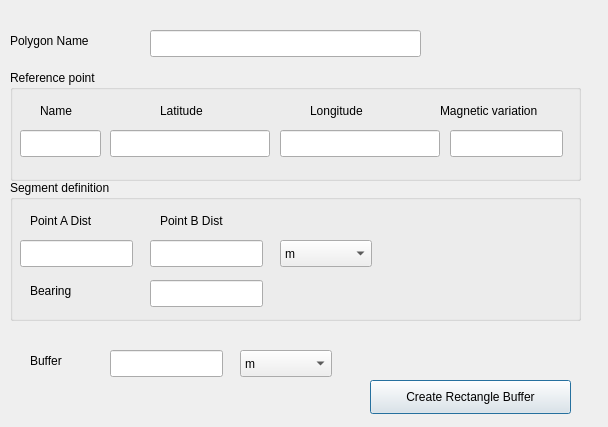
<?xml version="1.0" encoding="UTF-8"?>
<ui version="4.0">
 <class>PolygonBySegmentBufferDialogBase</class>
 <widget class="QDialog" name="PolygonBySegmentBufferDialogBase">
  <property name="geometry">
   <rect>
    <x>0</x>
    <y>0</y>
    <width>608</width>
    <height>427</height>
   </rect>
  </property>
  <property name="windowTitle">
   <string>PolygonBySegmentBuffer</string>
  </property>
  <widget class="QGroupBox" name="groupBox">
   <property name="geometry">
    <rect>
     <x>10</x>
     <y>70</y>
     <width>571</width>
     <height>111</height>
    </rect>
   </property>
   <property name="title">
    <string>Reference point</string>
   </property>
   <widget class="QLabel" name="lbRefLat">
    <property name="geometry">
     <rect>
      <x>150</x>
      <y>30</y>
      <width>70</width>
      <height>21</height>
     </rect>
    </property>
    <property name="text">
     <string>Latitude</string>
    </property>
   </widget>
   <widget class="QLabel" name="lbRefMagVar">
    <property name="geometry">
     <rect>
      <x>430</x>
      <y>30</y>
      <width>141</width>
      <height>21</height>
     </rect>
    </property>
    <property name="text">
     <string>Magnetic variation</string>
    </property>
   </widget>
   <widget class="QLabel" name="llbRefLon">
    <property name="geometry">
     <rect>
      <x>300</x>
      <y>30</y>
      <width>91</width>
      <height>21</height>
     </rect>
    </property>
    <property name="text">
     <string>Longitude</string>
    </property>
   </widget>
   <widget class="QLabel" name="lbRefId">
    <property name="geometry">
     <rect>
      <x>30</x>
      <y>30</y>
      <width>70</width>
      <height>21</height>
     </rect>
    </property>
    <property name="text">
     <string>Name</string>
    </property>
   </widget>
   <widget class="QLineEdit" name="leRefId">
    <property name="geometry">
     <rect>
      <x>10</x>
      <y>60</y>
      <width>81</width>
      <height>27</height>
     </rect>
    </property>
   </widget>
   <widget class="QLineEdit" name="leRefLat">
    <property name="geometry">
     <rect>
      <x>100</x>
      <y>60</y>
      <width>160</width>
      <height>27</height>
     </rect>
    </property>
   </widget>
   <widget class="QLineEdit" name="leRefLon">
    <property name="geometry">
     <rect>
      <x>270</x>
      <y>60</y>
      <width>160</width>
      <height>27</height>
     </rect>
    </property>
   </widget>
   <widget class="QLineEdit" name="leRefMagVar">
    <property name="geometry">
     <rect>
      <x>440</x>
      <y>60</y>
      <width>113</width>
      <height>27</height>
     </rect>
    </property>
   </widget>
  </widget>
  <widget class="QGroupBox" name="groupBox_2">
   <property name="geometry">
    <rect>
     <x>10</x>
     <y>180</y>
     <width>571</width>
     <height>141</height>
    </rect>
   </property>
   <property name="title">
    <string>Segment definition</string>
   </property>
   <widget class="QLabel" name="label_2">
    <property name="geometry">
     <rect>
      <x>20</x>
      <y>30</y>
      <width>91</width>
      <height>21</height>
     </rect>
    </property>
    <property name="text">
     <string>Point A Dist</string>
    </property>
   </widget>
   <widget class="QLabel" name="label_3">
    <property name="geometry">
     <rect>
      <x>150</x>
      <y>30</y>
      <width>111</width>
      <height>21</height>
     </rect>
    </property>
    <property name="text">
     <string>Point B Dist</string>
    </property>
   </widget>
   <widget class="QLineEdit" name="leDistA">
    <property name="geometry">
     <rect>
      <x>10</x>
      <y>60</y>
      <width>113</width>
      <height>27</height>
     </rect>
    </property>
   </widget>
   <widget class="QLineEdit" name="leDistB">
    <property name="geometry">
     <rect>
      <x>140</x>
      <y>60</y>
      <width>113</width>
      <height>27</height>
     </rect>
    </property>
   </widget>
   <widget class="QComboBox" name="cbDistUOM">
    <property name="geometry">
     <rect>
      <x>270</x>
      <y>60</y>
      <width>92</width>
      <height>27</height>
     </rect>
    </property>
    <item>
     <property name="text">
      <string>m</string>
     </property>
    </item>
    <item>
     <property name="text">
      <string>km</string>
     </property>
    </item>
    <item>
     <property name="text">
      <string>NM</string>
     </property>
    </item>
    <item>
     <property name="text">
      <string>feet</string>
     </property>
    </item>
    <item>
     <property name="text">
      <string>SM</string>
     </property>
    </item>
   </widget>
   <widget class="QLineEdit" name="leBrng">
    <property name="geometry">
     <rect>
      <x>140</x>
      <y>100</y>
      <width>113</width>
      <height>27</height>
     </rect>
    </property>
   </widget>
   <widget class="QLabel" name="label_4">
    <property name="geometry">
     <rect>
      <x>20</x>
      <y>100</y>
      <width>91</width>
      <height>21</height>
     </rect>
    </property>
    <property name="text">
     <string>Bearing</string>
    </property>
   </widget>
  </widget>
  <widget class="QPushButton" name="pbCreateRectangleBuffer">
   <property name="geometry">
    <rect>
     <x>370</x>
     <y>380</y>
     <width>201</width>
     <height>34</height>
    </rect>
   </property>
   <property name="text">
    <string>Create Rectangle Buffer</string>
   </property>
  </widget>
  <widget class="QComboBox" name="cbBufferUOM">
   <property name="geometry">
    <rect>
     <x>240</x>
     <y>350</y>
     <width>92</width>
     <height>27</height>
    </rect>
   </property>
   <item>
    <property name="text">
     <string>m</string>
    </property>
   </item>
   <item>
    <property name="text">
     <string>km</string>
    </property>
   </item>
   <item>
    <property name="text">
     <string>NM</string>
    </property>
   </item>
   <item>
    <property name="text">
     <string>feet</string>
    </property>
   </item>
   <item>
    <property name="text">
     <string>SM</string>
    </property>
   </item>
  </widget>
  <widget class="QLineEdit" name="leBuffer">
   <property name="geometry">
    <rect>
     <x>110</x>
     <y>350</y>
     <width>113</width>
     <height>27</height>
    </rect>
   </property>
  </widget>
  <widget class="QLineEdit" name="lePolygonName">
   <property name="geometry">
    <rect>
     <x>150</x>
     <y>30</y>
     <width>271</width>
     <height>27</height>
    </rect>
   </property>
  </widget>
  <widget class="QLabel" name="label">
   <property name="geometry">
    <rect>
     <x>30</x>
     <y>350</y>
     <width>70</width>
     <height>21</height>
    </rect>
   </property>
   <property name="text">
    <string>Buffer</string>
   </property>
  </widget>
  <widget class="QLabel" name="label_5">
   <property name="geometry">
    <rect>
     <x>10</x>
     <y>30</y>
     <width>121</width>
     <height>21</height>
    </rect>
   </property>
   <property name="text">
    <string>Polygon Name</string>
   </property>
  </widget>
 </widget>
 <resources/>
 <connections/>
</ui>
